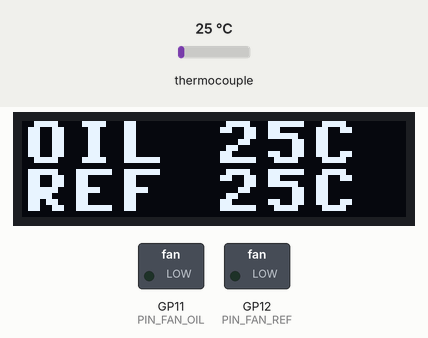
Bench run of a program on a simulated Raspberry Pi Pico running MicroPython. Parts: 128×32 one-colour display, switched loads named in the program (green lamp = pin HIGH). The test bench sets the inputs (shaded band); at power-on: thermocouple 25 °C. Library files of the repository ran but are not shown: ssd1306.py; pins used as bus, display or sensor lines are not drawn; what the program prints to the serial console is not drawn.

Above: at 1.5 s.
1.6 s: thermocouple set to 52 °C
At 2.4 s:
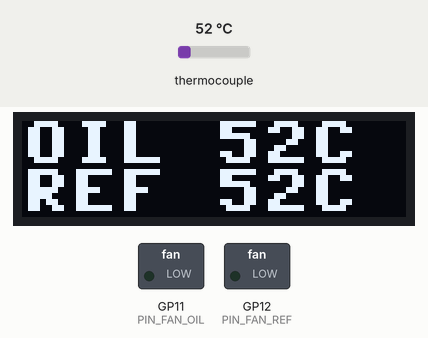
3.4 s: thermocouple set to 59 °C
At 3.9 s:
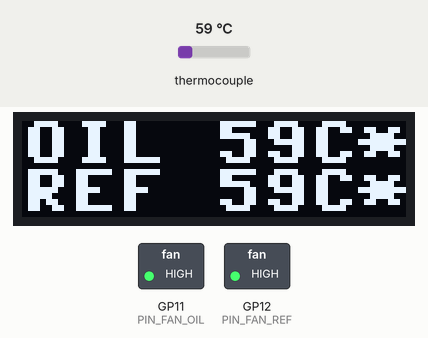
5.0 s: thermocouple set to 6 °C
At 6.3 s:
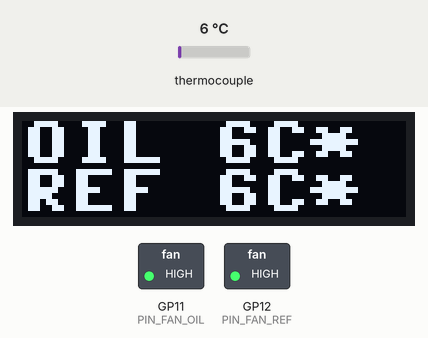
6.6 s: thermocouple set to 225 °C
At 7.9 s:
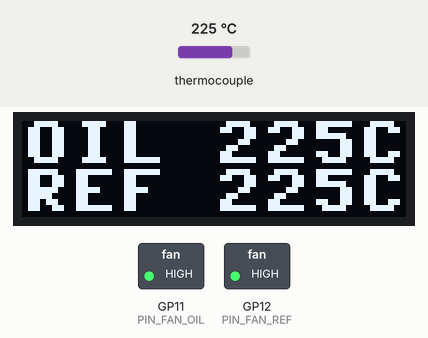
Timing chart, 0 to 9.3 s (numbered marks = the images above; inputs shaded):
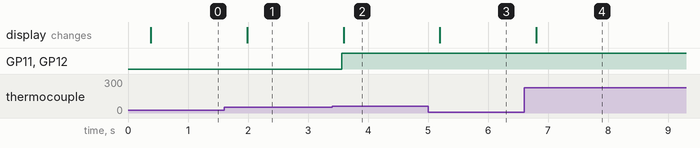

Measured:
- the behaviour switches between 54 and 55 °C on thermocouple (found by bisection; images 1 and 2)
- after the input at 1.6 s, the display: changes after 0.38 s (image 1)
- after the input at 3.4 s, GP11 (PIN_FAN_OIL), GP12 (PIN_FAN_REF): LOW → HIGH after 0.16 s; the display: changes after 0.19 s (image 2)
- after the input at 5.0 s, the display: changes after 0.20 s (image 3)
- after the input at 6.6 s, the display: changes after 0.20 s (image 4)

The program:

main.py
```python
"""
main.py - Punto de entrada del sistema de monitoreo

Loop principal pensado para HARDWARE DESATENDIDO:

  - Lee dos termopares (OIL / REF) cada UPDATE_INTERVAL_MS.
  - Activa de forma INDEPENDIENTE dos ventiladores cuando su sensor
    supera FAN_THRESHOLD_TEMP (con histeresis).
  - Actualiza la pantalla OLED con temperaturas y estado de ventiladores.
  - Watchdog opcional para reinicio automatico ante un bloqueo.
  - El loop nunca debe terminar; cualquier excepcion se captura y se sigue
    ejecutando.

Pines y parametros se configuran en config.py.
"""
import time
from machine import SPI, Pin

try:
    from machine import WDT
    _HAS_WDT = True
except ImportError:  # algun port que no soporte WDT
    _HAS_WDT = False

import config
from modules.temperature import TemperatureSensor
from modules.fan_control import FanController
from modules.display import DisplayManager


# ----------------------------------------------------------------------------
# Inicializacion del hardware
# ----------------------------------------------------------------------------
def init_hardware():
    """Inicializa todos los perifericos y devuelve los objetos creados."""
    print("=== INICIALIZANDO HARDWARE ===")

    # Display OLED
    display = DisplayManager(
        width=config.SCREEN_WIDTH,
        height=config.SCREEN_HEIGHT,
        sda_pin=config.PIN_I2C_SDA,
        scl_pin=config.PIN_I2C_SCL,
        addr=config.DISPLAY_I2C_ADDR,
        freq=config.DISPLAY_I2C_FREQ,
    )
    display.show_message("BOOT", "...")
    print("Display OLED OK")

    # Bus SPI compartido por ambos MAX6675
    spi = SPI(
        0,
        baudrate=config.SPI_BAUDRATE,
        polarity=0,
        phase=0,
        sck=Pin(config.PIN_SPI_SCK),
        mosi=Pin(config.PIN_SPI_MOSI),
        miso=Pin(config.PIN_SPI_MISO),
    )
    print("SPI OK:", spi)

    sensor_oil = TemperatureSensor(spi, cs_pin=config.PIN_CS_OIL, name="OIL")
    sensor_ref = TemperatureSensor(spi, cs_pin=config.PIN_CS_REF, name="REF")

    # Espera de estabilizacion del MAX6675
    time.sleep_ms(config.SENSOR_WARMUP_MS)
    print("Sensores MAX6675 OK")

    # Controlador de ventiladores
    fans = FanController(
        pin_oil=config.PIN_FAN_OIL,
        pin_ref=config.PIN_FAN_REF,
        threshold=config.FAN_THRESHOLD_TEMP,
        hysteresis=config.FAN_HYSTERESIS,
        min_run_ms=config.FAN_MIN_RUN_MS,
        lockout_ms=config.FAN_LOCKOUT_MS,
    )
    print("Ventiladores OK (umbral {}C, min_run {}ms, lockout {}ms)".format(
        config.FAN_THRESHOLD_TEMP,
        config.FAN_MIN_RUN_MS,
        config.FAN_LOCKOUT_MS,
    ))

    print("=== HARDWARE LISTO ===\n")
    return display, sensor_oil, sensor_ref, fans


# ----------------------------------------------------------------------------
# Loop principal
# ----------------------------------------------------------------------------
def main_loop(display, sensor_oil, sensor_ref, fans, wdt=None):
    """Bucle infinito de lectura, control y visualizacion."""
    interval = config.UPDATE_INTERVAL_MS

    while True:
        try:
            # 1. Lectura de temperaturas
            temp_oil = sensor_oil.read()
            temp_ref = sensor_ref.read()

            # 2. Control de ventiladores (independiente por sensor)
            fans.update(temp_oil, temp_ref)

            # 3. Actualizar display
            display.render(
                temp_oil, temp_ref,
                fans.fan_oil.state, fans.fan_ref.state,
            )

            # 4. Log a UART (debugging via consola)
            print("OIL={} REF={}  FAN_OIL={} FAN_REF={}".format(
                temp_oil, temp_ref,
                "ON" if fans.fan_oil.state else "OFF",
                "ON" if fans.fan_ref.state else "OFF",
            ))

            # 5. Watchdog feed
            if wdt is not None:
                wdt.feed()

        except Exception as e:
            # Nunca dejamos morir el loop en hardware desatendido.
            print("ERROR en loop principal:", e)
            try:
                display.show_message("LOOP ERR", str(e)[:10])
            except Exception:
                pass
            if wdt is not None:
                wdt.feed()

        time.sleep_ms(interval)


# ----------------------------------------------------------------------------
# Arranque
# ----------------------------------------------------------------------------
def run():
    display = sensor_oil = sensor_ref = fans = None
    wdt = None

    try:
        display, sensor_oil, sensor_ref, fans = init_hardware()
    except Exception as e:
        # Si la inicializacion falla, no podemos hacer mucho mas que loggear
        # y reiniciar el dispositivo via watchdog.
        print("FATAL: fallo de inicializacion:", e)
        time.sleep(2)
        if _HAS_WDT and config.WATCHDOG_ENABLED:
            # Watchdog con timeout corto para forzar reinicio.
            WDT(timeout=1000)
            while True:
                time.sleep(1)
        raise

    if _HAS_WDT and config.WATCHDOG_ENABLED:
        wdt = WDT(timeout=config.WATCHDOG_TIMEOUT_MS)
        print("Watchdog activo ({} ms)".format(config.WATCHDOG_TIMEOUT_MS))

    main_loop(display, sensor_oil, sensor_ref, fans, wdt=wdt)


if __name__ == "__main__":
    run()
```

config.py
```python
"""
config.py - Configuracion centralizada del sistema

Todas las constantes y parametros del sistema se definen aqui para facilitar
ajustes sin necesidad de modificar la logica del programa.
"""

# ============================================================================
# DISPLAY OLED SSD1306 (I2C)
# ============================================================================
SCREEN_WIDTH = 128
SCREEN_HEIGHT = 32
DISPLAY_I2C_ADDR = 0x3C
DISPLAY_I2C_FREQ = 400_000
PIN_I2C_SDA = 0   # GP0
PIN_I2C_SCL = 1   # GP1

# ============================================================================
# SENSORES MAX6675 (SPI)
# ============================================================================
SPI_BAUDRATE = 1_000_000
PIN_SPI_SCK = 2    # GP2
PIN_SPI_MOSI = 3   # GP3 (no usado por MAX6675, requerido por API)
PIN_SPI_MISO = 4   # GP4

# Chip Select de cada termopar
PIN_CS_OIL = 5     # GP5  - Sensor OIL
PIN_CS_REF = 6     # GP6  - Sensor REF

# ============================================================================
# VENTILADORES (Salidas digitales)
# ============================================================================
PIN_FAN_OIL = 11   # GP11 - Ventilador asociado al sensor OIL
PIN_FAN_REF = 12   # GP12 - Ventilador asociado al sensor REF

# ============================================================================
# PARAMETROS DE CONTROL
# ============================================================================
# Umbral de temperatura para activar ventiladores (grados Celsius).
FAN_THRESHOLD_TEMP = 55.0

# Histeresis: el ventilador se apaga cuando la temperatura baja del umbral
# menos este valor. Evita oscilaciones (encendido/apagado constante).
FAN_HYSTERESIS = 2.0

# Tiempo minimo de marcha (ms): una vez encendido, el ventilador no puede
# apagarse hasta cumplir este tiempo. Evita ciclos cortos inutiles.
FAN_MIN_RUN_MS = 30_000

# Bloqueo anti-cortociclo (ms): una vez apagado, el ventilador no puede
# volver a encenderse hasta que pase este tiempo. Protege motor y switching.
# El failsafe (sensor caido) ignora este bloqueo.
FAN_LOCKOUT_MS = 60_000

# Intervalo entre lecturas del loop principal (milisegundos).
# MAX6675 requiere minimo ~220ms entre lecturas.
UPDATE_INTERVAL_MS = 500

# Tiempo de estabilizacion inicial del MAX6675 al arrancar (ms).
SENSOR_WARMUP_MS = 300

# ============================================================================
# WATCHDOG (operacion desatendida)
# ============================================================================
# Timeout del watchdog en ms. Si el loop principal no hace feed() en este
# tiempo, el Pico se reinicia automaticamente. Maximo 8388 ms en RP2040.
WATCHDOG_TIMEOUT_MS = 8000
WATCHDOG_ENABLED = True
```

temperature.py
```python
"""
temperature.py - Gestion de sensores de temperatura MAX6675

Encapsula la lectura de termopares tipo K via MAX6675 con manejo de errores
robusto para operacion desatendida.
"""
from lib.max6675 import MAX6675


class TemperatureSensor:
    """Wrapper sobre MAX6675 con manejo de errores y estado."""

    def __init__(self, spi, cs_pin, name="sensor"):
        """
        Args:
            spi: Bus SPI ya inicializado y compartido.
            cs_pin: GPIO del Chip Select para este sensor.
            name: Nombre identificador (para logs).
        """
        self.name = name
        self._sensor = MAX6675(spi, cs_pin=cs_pin)
        self.last_temp = None        # Ultima lectura valida
        self.last_error = None       # Mensaje de error si la ultima lectura fallo
        self.consecutive_errors = 0  # Conteo de errores seguidos

    def read(self):
        """
        Lee la temperatura actual.

        Returns:
            float | None: Temperatura en grados Celsius, o None si hay error.
        """
        try:
            temp = self._sensor.read_temperature()
            if temp is None:
                self.consecutive_errors += 1
                self.last_error = "termopar desconectado"
                return None

            # Lectura valida: resetear contadores de error
            self.last_temp = temp
            self.last_error = None
            self.consecutive_errors = 0
            return temp

        except Exception as e:
            self.consecutive_errors += 1
            self.last_error = str(e)
            return None

    @property
    def is_ok(self):
        """True si la ultima lectura fue exitosa."""
        return self.last_error is None and self.last_temp is not None
```

fan_control.py
```python
"""
fan_control.py - Control automatico de ventiladores

Activa cada ventilador de forma independiente segun la temperatura de su
sensor asociado, aplicando histeresis y temporizadores de proteccion:

  - Tiempo minimo de marcha: una vez encendido, no puede apagarse hasta
    cumplir min_run_ms. Evita ciclos cortos inutiles.
  - Bloqueo anti-cortociclo: una vez apagado, no puede volver a encenderse
    hasta que pase lockout_ms. Protege motor y elemento de switching.

Toda la temporizacion es no-bloqueante (time.ticks_diff), segura frente al
wrap-around del contador de ms de MicroPython.

Estado por defecto seguro: si un sensor falla, su ventilador SE ENCIENDE
(failsafe) IGNORANDO el lockout, para proteger el hardware ante una
posible sobrecalentamiento.
"""
import time
from machine import Pin


class Fan:
    """Representa un ventilador controlado por un pin digital.

    Rastrea el instante del ultimo cambio de estado (last_switch_time) para
    que FanController pueda aplicar los temporizadores de proteccion.
    """

    def __init__(self, pin_number, name="fan"):
        self.name = name
        self._pin = Pin(pin_number, Pin.OUT)
        self._pin.value(0)
        self.state = False  # False = apagado, True = encendido
        # Marca temporal de la ultima transicion (se inicializa fuera para
        # permitir que el primer encendido no quede bloqueado por lockout).
        self.last_switch_time = time.ticks_ms()

    def on(self):
        if not self.state:
            self._pin.value(1)
            self.state = True
            self.last_switch_time = time.ticks_ms()

    def off(self):
        if self.state:
            self._pin.value(0)
            self.state = False
            self.last_switch_time = time.ticks_ms()

    def set(self, on):
        if on:
            self.on()
        else:
            self.off()


class FanController:
    """
    Controla dos ventiladores de forma INDEPENDIENTE.

    - Ventilador OIL responde al sensor OIL.
    - Ventilador REF responde al sensor REF.

    Logica con histeresis + temporizadores:
      - temp >= threshold  Y  lockout expirado     -> encender
      - temp <  threshold - hyst  Y  min_run cumplido -> apagar
      - zona intermedia o timer activo             -> mantener estado
      - temp is None (sensor KO)                   -> ON (failsafe, sin timers)
    """

    def __init__(self, pin_oil, pin_ref, threshold, hysteresis=2.0,
                 min_run_ms=30_000, lockout_ms=60_000):
        """
        Args:
            pin_oil: GPIO del ventilador OIL.
            pin_ref: GPIO del ventilador REF.
            threshold: Temperatura de activacion en grados Celsius.
            hysteresis: Margen para apagar (grados Celsius).
            min_run_ms: Tiempo minimo encendido antes de poder apagar.
            lockout_ms: Bloqueo tras apagado antes de poder volver a encender.
        """
        self.fan_oil = Fan(pin_oil, "FAN_OIL")
        self.fan_ref = Fan(pin_ref, "FAN_REF")
        self.threshold = threshold
        self.hysteresis = hysteresis
        self.min_run_ms = min_run_ms
        self.lockout_ms = lockout_ms

        # Inicializar timestamps en el pasado para que el primer encendido
        # legitimo no quede bloqueado por un lockout fantasma al arrancar.
        past = time.ticks_add(time.ticks_ms(), -lockout_ms)
        self.fan_oil.last_switch_time = past
        self.fan_ref.last_switch_time = past

    def _evaluate(self, fan, temp):
        """Aplica la logica de control con histeresis y temporizadores."""
        if temp is None:
            # Failsafe: si no podemos leer la temperatura, encender ventilador
            # IGNORANDO el lockout. La seguridad termica gana al anti-ciclado.
            fan.on()
            return

        now = time.ticks_ms()
        elapsed = time.ticks_diff(now, fan.last_switch_time)

        if not fan.state:
            # Apagado -> evaluar encendido (respeta lockout).
            if temp >= self.threshold and elapsed >= self.lockout_ms:
                fan.on()
        else:
            # Encendido -> evaluar apagado (respeta tiempo minimo de marcha).
            if temp < (self.threshold - self.hysteresis) and elapsed >= self.min_run_ms:
                fan.off()
        # En cualquier otro caso (zona muerta o timer activo): mantener estado.

    def update(self, temp_oil, temp_ref):
        """Actualiza el estado de ambos ventiladores segun las temperaturas."""
        self._evaluate(self.fan_oil, temp_oil)
        self._evaluate(self.fan_ref, temp_ref)

    def all_off(self):
        """Apaga ambos ventiladores (uso en shutdown)."""
        self.fan_oil.off()
        self.fan_ref.off()
```

display.py
```python
"""
display.py - Gestion de la pantalla OLED SSD1306

Muestra las temperaturas de ambos sensores junto con el estado de los
ventiladores en una pantalla de 128x32 pixeles.
"""
from machine import I2C, Pin
from framebuf import FrameBuffer, MONO_HLSB

from lib.ssd1306 import SSD1306_I2C


class DisplayManager:
    """Encapsula el display OLED y las primitivas de dibujo del sistema."""

    def __init__(self, width, height, sda_pin, scl_pin, addr=0x3C, freq=400_000):
        """
        Args:
            width:   Ancho del display en pixeles.
            height:  Alto del display en pixeles.
            sda_pin: GPIO del SDA del bus I2C.
            scl_pin: GPIO del SCL del bus I2C.
            addr:    Direccion I2C del display.
            freq:    Frecuencia del bus I2C.
        """
        self.width = width
        self.height = height
        self._i2c = I2C(0, sda=Pin(sda_pin), scl=Pin(scl_pin), freq=freq)
        self._display = SSD1306_I2C(width, height, self._i2c, addr=addr)
        self.clear()

    # ------------------------------------------------------------------
    # Primitivas
    # ------------------------------------------------------------------
    def clear(self):
        """Limpia el buffer del display."""
        self._display.fill(0)

    def show(self):
        """Envia el buffer al display."""
        self._display.show()

    def big_text(self, text, x, y, scale=2):
        """
        Dibuja texto escalado en el display.

        Usa un FrameBuffer temporal para renderizar el texto en tamano base
        (8x8 por caracter) y luego lo replica pixel a pixel al tamano deseado.
        """
        width = len(text) * 8
        buf = bytearray(width * 8)
        fb = FrameBuffer(buf, width, 8, MONO_HLSB)
        fb.fill(0)
        fb.text(text, 0, 0, 1)

        for yy in range(8):
            for xx in range(width):
                if fb.pixel(xx, yy):
                    self._display.fill_rect(
                        x + xx * scale,
                        y + yy * scale,
                        scale, scale, 1
                    )

    # ------------------------------------------------------------------
    # Render del sistema
    # ------------------------------------------------------------------
    def render(self, temp_oil, temp_ref, fan_oil_on, fan_ref_on):
        """
        Dibuja el estado completo del sistema y lo envia al display.

        Layout (128x32):
          Linea 1 (y=0):  OIL  <temp>C  [*]
          Linea 2 (y=16): REF  <temp>C  [*]

        Un asterisco al final indica que el ventilador de esa linea esta ON.
        Si la temperatura es None, se muestra "ERR".
        """
        self.clear()

        oil_str = self._format_line("OIL", temp_oil, fan_oil_on)
        ref_str = self._format_line("REF", temp_ref, fan_ref_on)

        self.big_text(oil_str, 0, 0, scale=2)
        self.big_text(ref_str, 0, 16, scale=2)
        self.show()

    @staticmethod
    def _format_line(label, temp, fan_on):
        """Construye la cadena de una linea de temperatura."""
        mark = "*" if fan_on else " "
        if temp is None:
            return "{} ERR  {}".format(label, mark)
        return "{} {}C{}".format(label, int(temp), mark)

    def show_message(self, line1, line2=""):
        """Muestra dos lineas de texto (util para mensajes de arranque/error)."""
        self.clear()
        self.big_text(line1, 0, 0, scale=2)
        if line2:
            self.big_text(line2, 0, 16, scale=2)
        self.show()
```

Source omitted: max6675.py (1658 bytes)
